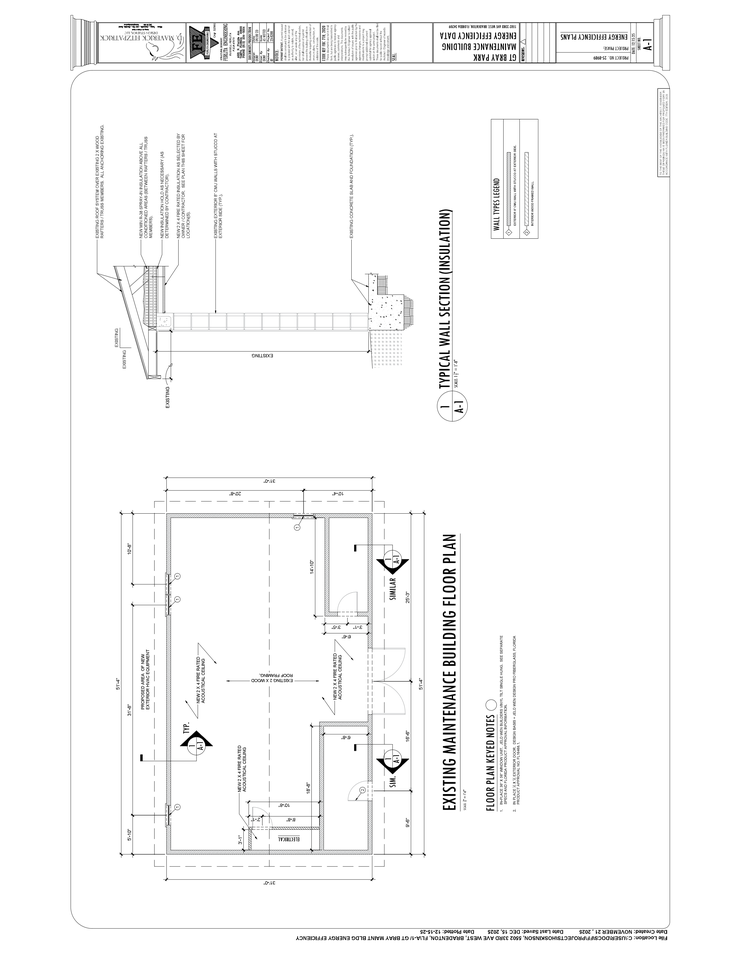
#> input picture phase1_validator/tests/gt_bray_page1.png, 738 x 956 px, shrunk from 2550 x 3300 before the run, found by its file name
$ python ocr_test.py
#> lines starting #> are read from the running program, lines starting #| are printed output that depends on the picture
import pytesseract
from PIL import Image
import re

pytesseract.pytesseract.tesseract_cmd = r"C:\Program Files\Tesseract-OCR\tesseract.exe"

img = Image.open(r"D:\ProCalcs_HVAC_Software\phase1_validator\tests\gt_bray_page1.png")
#> img is the input picture: PIL image 738x956 RGB; mean R, G, B 248.9, 248.9, 248.9

# Rotate 90 degrees clockwise to make text readable
img_rotated = img.rotate(-90, expand=True)
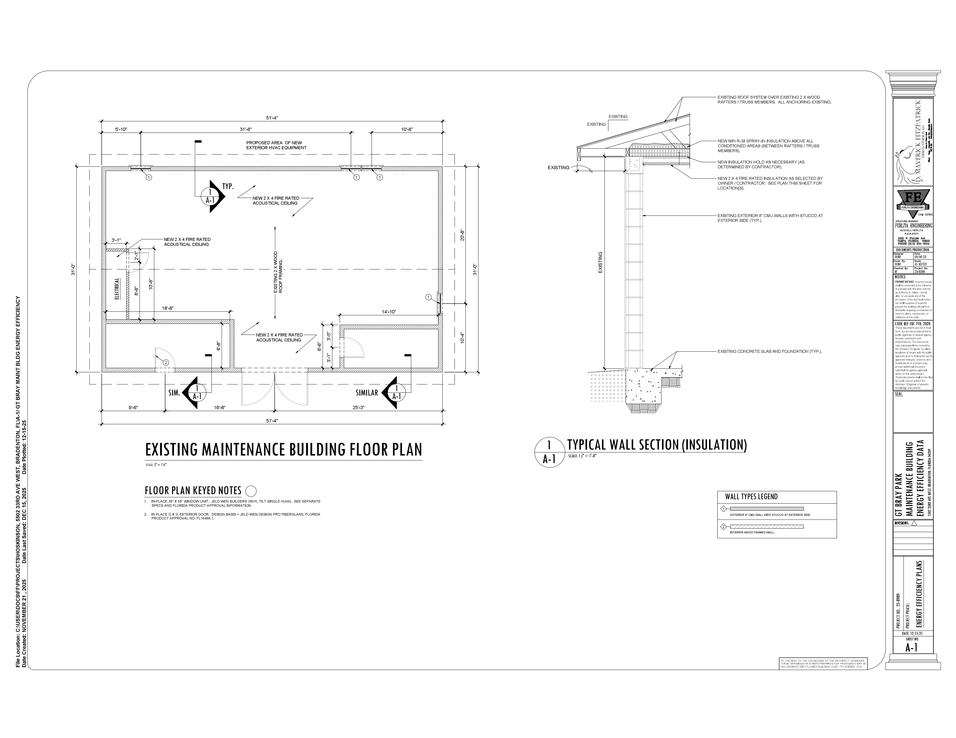
#> img_rotated: PIL image 956x738 RGB; mean R, G, B 248.9, 248.9, 248.9

# Run OCR
#> (the run stopped early here; a loop or call above may not have finished)
